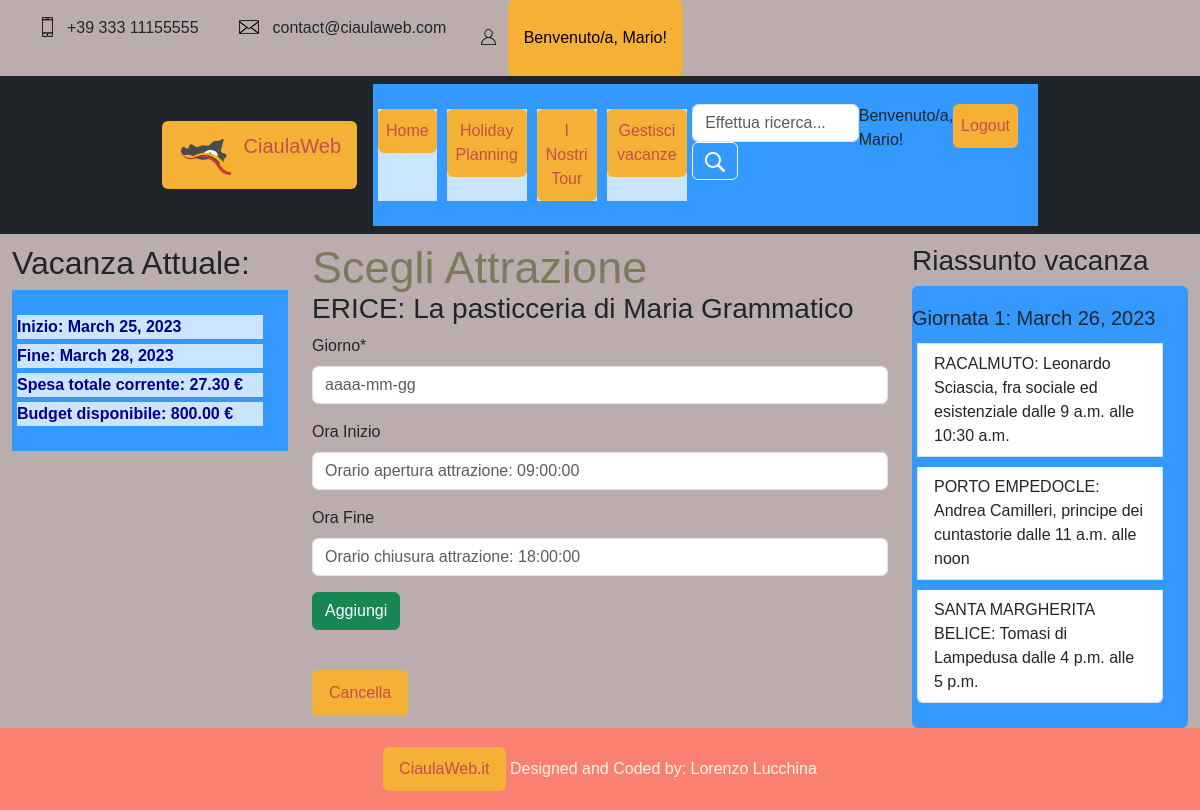
/HolidayPlanning/scegliattrazione/ERICE: La pasticceria di Maria Grammatico/47 (signed in), run on the app's committed database.
### profiles/models.py (models this page shows, shortened)
class UserProfileModel(AbstractBaseUser):
    nrSocio = models.IntegerField(primary_key=True)  # chiave, deve autogenerarsi
    first_name = models.CharField(max_length=32)
    last_name = models.CharField(max_length=32)
    email = models.CharField(max_length=32, unique=True)
    codiceFiscale = models.CharField(max_length=18)
    telefono = models.CharField(max_length=32)
    dataDiNascita = models.DateField(null=True)
    profile_image = models.ImageField(blank=True, null=True, default="defaultuser.png", upload_to="profiles/photos")
    is_active = models.BooleanField(default=True)
    is_admin = models.BooleanField(default=False)
    objects = UserManager()
    USERNAME_FIELD = 'email'
    REQUIRED_FIELDS = []
    @property
    def is_staff(self):
        return self.is_admin
    class Meta:
        verbose_name = 'User'
        verbose_name_plural = 'Users'

### HolidayPlanning/models.py (models this page shows, shortened)
class Vacanza(models.Model):
    nome = models.CharField(max_length=300, blank=True)
    dataArrivo = models.DateField()
    dataPartenza = models.DateField()
    nrPersone = models.IntegerField()
    budgetDisponibile = models.DecimalField(max_digits=10, decimal_places=2, blank=True)
    utente = models.ForeignKey(UserProfileModel, related_name='Utente', on_delete=models.PROTECT)
    scelte = models.ManyToManyField(Scelta, related_name='vacanze')
    spostamenti = models.ManyToManyField(Spostamento, related_name='spostamenti')
    def calcolaTotaleAttrazioni(self):
        totaleScelte = 0
        totaleSpostamenti = 0
        for s in self.scelte.all():
            totaleScelte = totaleScelte + s.attrazione.costo
        for s in self.spostamenti.all():
            totaleSpostamenti = totaleSpostamenti + s.costo
        return totaleScelte+totaleSpostamenti
    def sort_scelte(self):
        return self.scelte.all().order_by('giorno', 'oraInizio', 'oraFine')
    class Meta:
        verbose_name = "Vacanza"
        verbose_name_plural = "Vacanze"

class Scelta(models.Model):
    giorno = models.DateField()  # scelto dall'utente
    attrazione = models.ForeignKey(to='attractions.Attrazione', on_delete=models.CASCADE, related_name="attrazione")
    oraInizio = models.TimeField(blank=True)  # scelta dall'utente
    oraFine = models.TimeField(blank=True)  # scelta dall'utente
    durata = models.DurationField()  # questi sono i secondi della durata
    class Meta:
        verbose_name = "Scelta"
        verbose_name_plural = "Scelte"

class Spostamento(models.Model):
    scelta_partenza = models.ForeignKey(Scelta, on_delete=models.SET_NULL, null=True, related_name="partenza")
    scelta_arrivo = models.ForeignKey(Scelta, on_delete=models.SET_NULL, null=True, related_name="arrivo")
    ora_partenza = models.TimeField(blank=True)
    ora_arrivo = models.TimeField(blank=True)
    durata_spostamento = models.DurationField(blank=True, null=True)  # può essere omesso, in tal caso viene calcolato
    veicolo = models.CharField(max_length=30, blank=True)
    tipo_spostamento = models.CharField(max_length=10)
    costo = models.DecimalField(max_digits=10, decimal_places=2, blank=True)  # dovrebbe influenzare il budget della vacanza
    class Meta:
        verbose_name = "Spostamento"
        verbose_name_plural = "Spostamenti"

### attractions/models.py (models this page shows, shortened)
class Attrazione(models.Model):
    objects = None
    nome = models.CharField(max_length=200, primary_key=True)
    luogo = models.CharField(max_length=300)
    via = models.CharField(max_length=500)
    citta = models.CharField(max_length=200)
    costo = models.DecimalField(max_digits=10, decimal_places=2, blank=True)
    tipo = models.CharField(max_length=200)
    oraApertura = models.TimeField('ora apertura')
    oraChiusura = models.TimeField('ora chiusura')
    descrizione = models.TextField()
    attrazione_image = models.ImageField(blank=True, null=True)  # , upload_to='attractionImages/')
    class Meta:
        verbose_name = "Attrazione"
        verbose_name_plural = "Attrazioni"

### HolidayPlanning/views.py (the view)
# urls.py: path("scegliattrazione/<pk>/<vacanza_id>", scegliattrazione, name="aggiungi"),  # pk è dell'attrazione
def scegliattrazione(request, pk, vacanza_id):
    if request.method == "POST":
        form = ScegliAttrazioneForm(data=request.POST, pk=pk)
        if form.is_valid():
            scelta = form.save(commit=False)
            rifvacanza = Vacanza.objects.get(utente=request.user, pk=vacanza_id)
            ini = form.cleaned_data.get("oraInizio")
            fine = form.cleaned_data.get("oraFine")
            scelta.durata = td(hours=fine.hour - ini.hour, minutes=fine.minute - ini.minute)
            scelta.attrazione = Attrazione.objects.get(pk=pk)
            checkOrariGiorno(rifvacanza, scelta, None)
            scelta.save()
            rifvacanza.scelte.add(scelta)
            return redirect("HolidayPlanning:dettagliovacanza", pk=rifvacanza.pk)
    else:
        utente = request.user
        vacanza = Vacanza.objects.get(utente=request.user, pk=vacanza_id)
        att = get_object_or_404(Attrazione, pk=pk)
        form = ScegliAttrazioneForm(pk=pk)
        if Vacanza.objects.filter(utente=utente).count() == 0:
            return redirect("HolidayPlanning:creavacanza")
        return render(request, template_name="HolidayPlanning/scegli_attrazione.html",
                      context={"form": form, "att": att, "title": "Aggiungi questa attrazione alla Vacanza", "vacanza": vacanza})
    return render(request, template_name="HolidayPlanning/scegli_attrazione.html", context={"form": form})

### HolidayPlanning/templates/HolidayPlanning/scegli_attrazione.html (shortened to what this page needs)
{% extends 'base.html' %}
{% load crispy_forms_filters %}
{% block head %}
{% load static %}
    <link rel="stylesheet" type="text/css" href="{% static '/css/style.css' %}">
{% load crispy_forms_tags %}
{% endblock %}
{% block content %}
    {% include "header.html" %}
<div class="container-fluid" style="margin-top: 10px;">
	<div class="row">
        <div class="col-md-3">
            <h2>Vacanza Attuale: {{ vacanza.nome }}</h2>
            <ul class="list-unstyled">
                <li> <strong> Inizio: {{ vacanza.dataArrivo }}</strong></li>
                <li> <strong> Fine: {{ vacanza.dataPartenza }}</strong></li>
                <li> <strong> Spesa totale corrente: {{ vacanza.calcolaTotaleAttrazioni }} €</strong></li>
                <li> <strong> Budget disponibile: {{ vacanza.budgetDisponibile }} €</strong></li>
            </ul>
        </div>
		<div class="col-md-6">
            <h1> Scegli Attrazione </h1>
                <h3>{{ att.nome }}</h3>
                {% crispy form %}
                <br>
                <a class="btn" href="{% url 'attractions:attrazioni' %}">Cancella</a>
        </div>
        <div class="col-md-3">
            <h3>Riassunto vacanza</h3>
            <ul class="list-group">
                {% for s in vacanza.sort_scelte %}
                    {% ifchanged s.giorno %}
	    		        <h5>Giornata {{forloop.counter}}: {{ s.giorno }}</h5>
                    {% endifchanged %}
                    <li class="list-group-item">{{ s.attrazione.nome }} dalle {{ s.oraInizio }} alle {{ s.oraFine }}</li>
                {% endfor %}
            </ul>
        </div>
    </div>
</div>
{% endblock %}

### templates/header.html (shortened to what this page needs)
<header class="header">
<div class="top-bar">
    <div class="container">
        <div class="row">
            <div class="col d-flex flex-row">
                <div class="top_bar_contact_item"><div class="top_bar_icon"><img src="{% static 'img/phone.png' %}" class="img-fluid" alt="phone img"></div>+39 333 11155555</div>
                <div class="top_bar_contact_item"><div class="top_bar_icon"><img src="{% static 'img/mail.png' %}"  class="img-fluid" alt="mail img"></div>contact@ciaulaweb.com</div>
                <div class="top_bar_content ml-auto">
                    {% if user.is_authenticated %}
                    <div class="top_bar_user">
                        <div class="user_icon"><img src="{% static '/img/user.svg' %}"  class="img-fluid" alt="user img"></div>
                            <a href="{% url "profiles:user-detail" user.pk %}">Benvenuto/a, {{user.first_name}}! </a>
                        </div>
                    {% else %}
                    <div class="top_bar_user">
                        <div class="user_icon"><img src="{% static '/img/user.svg' %}"  class="img-fluid" alt="user img"></div>
                        <div><a href="{% url 'profiles:registration' %}">Registrati</a></div>
                        <div><a href="{% url 'profiles:user-login' %}">Login</a></div>
                    </div>
                    {% endif %}
                </div>
            </div>
        </div>
    </div>
</div>
<nav class="navbar navbar-expand-lg navbar-dark bg-dark">
    <div class="w-75 container-fluid">
        <a class="navbar-brand pl-5" href="{% url 'home' %}">
            <img src="{% static '/img/logo_ciaulaweb.png' %}" class="d-inline-block logo_ciaulaweb align-top" alt="Logo">
            CiaulaWeb
        </a>
        <div class="collapse navbar-collapse justify-content-between" id="navbarNavDropdown">
            <ul class="navbar-nav pl-5">
                <li class="nav-item active pl-5">
                    <a class="nav-link" href="{% url 'home' %}">Home</a>
                </li>
                <li class="nav-item pl-5">
                    <a class="nav-link" href="{% url 'HolidayPlanning:creavacanza' %}">Holiday Planning</a>
                </li>
                <li class="nav-item pl-5">
                    <a class="nav-link " href="{% url 'HolidayPlanning:tourorganizzati' %}">I Nostri Tour</a>
                </li>
            {% if user.is_authenticated %}
                <li class="nav-item">
                    <a class="nav-link" href="{% url 'HolidayPlanning:vacanze' %}">Gestisci vacanze</a>
                </li>
            {% endif %}
            <form class="form-inline my-2 my-lg-0" method="GET" action="{% url 'attractions:cerca' %}">
                <label>
                    <input class="form-control mr-sm-2" type="search" name="search" required="required" placeholder="Effettua ricerca...">
                </label>
                <button class="btn btn-outline-light my-2 my-sm-0" type="submit">
                    <img src="{% static 'img/search.png' %}" class="img-fluid" alt="search img">
                </button>
            </form>
                {% if user.is_authenticated %}
                    <div class="nav-item pl-5">
                        <a>Benvenuto/a, {{ user.first_name }}! </a>
                    </div>
                    <div class="nav-item pl-5">
                        <a class="nav-link" href="{% url 'profiles:user-logout' %}"> Logout </a>
                    </div>
                {% endif %}
            </ul>
        </div>
    </div>
</nav>
</header>

### static/css/style.css (style rules this page uses)
* { font-family: 'Montserrat', sans-serif !important; }
.logo_ciaulaweb { width: 60px; height: 48px; }
ul { background: #3399ff; padding: 20px; }
ul li { background: #cce5ff; color: darkblue; margin: 5px; }
a:link, a:visited { background-color: #f4b136; color: rgb(199, 77, 77); padding: 10px 16px; text-align: center; text-decoration: none; display: inline-block; border-radius: 6px; }
h1 { color: #7c795d; font-family: 'Trocchi', serif; font-size: 45px; font-weight: normal; line-height: 48px; margin: 0; }
:root { --gradient: linear-gradient(to left top, #dd2476 10%, #ff512f 90%) !important; }
body { background: #bbadad !important; }
.container { display: flex; justify-content: space-between; }
.header { position: relative; width: 100%; z-index: 10; }
.top_bar_contact_item { font-size: 16px; font-weight: 300; line-height: 56px; margin-right: 40px; }
.top_bar_contact_item:not(:first-child) { margin-right: 0; }
.top_bar_icon { display: inline-block; margin-right: 14px; -webkit-transform: translateY(-2px); -moz-transform: translateY(-2px); -ms-transform: translateY(-2px); -o-transform: translateY(-2px); transform: translateY(-2px); }
.top_bar_user { display: inline-block; margin-left: 35px; }
.user_icon { display: inline-block; margin-right: 7px; -webkit-transform: translateY(-2px); -moz-transform: translateY(-2px); -ms-transform: translateY(-2px); -o-transform: translateY(-2px); transform: translateY(-2px); width: 15px; }
.user_icon img { width: 100%; }
.top_bar_user div { display: inline-block; }
.top_bar_user a { font-size: 16px; font-weight: 300; line-height: 56px; color: #000; -webkit-transition: all 200ms ease; -moz-transition: all 200ms ease; -ms-transition: all 200ms ease; -o-transition: all 200ms ease; transition: all 200ms ease; }

### data on the page
UserProfileModel: first_name "Mario"
Vacanza: dataArrivo "March 25, 2023", dataPartenza "March 28, 2023", calcolaTotaleAttrazioni "27.30", budgetDisponibile "800.00"
Attrazione: nome "ERICE: La pasticceria di Maria Grammatico"
Scelta: giorno "March 26, 2023", attrazione.nome "RACALMUTO: Leonardo Sciascia, fra sociale ed esistenziale", oraInizio "9 a.m.", oraFine "10:30 a.m."
Scelta: attrazione.nome "PORTO EMPEDOCLE: Andrea Camilleri, principe dei cuntastorie", oraInizio "11 a.m.", oraFine "noon"
Scelta: attrazione.nome "SANTA MARGHERITA BELICE: Tomasi di Lampedusa", oraInizio "4 p.m.", oraFine "5 p.m."
